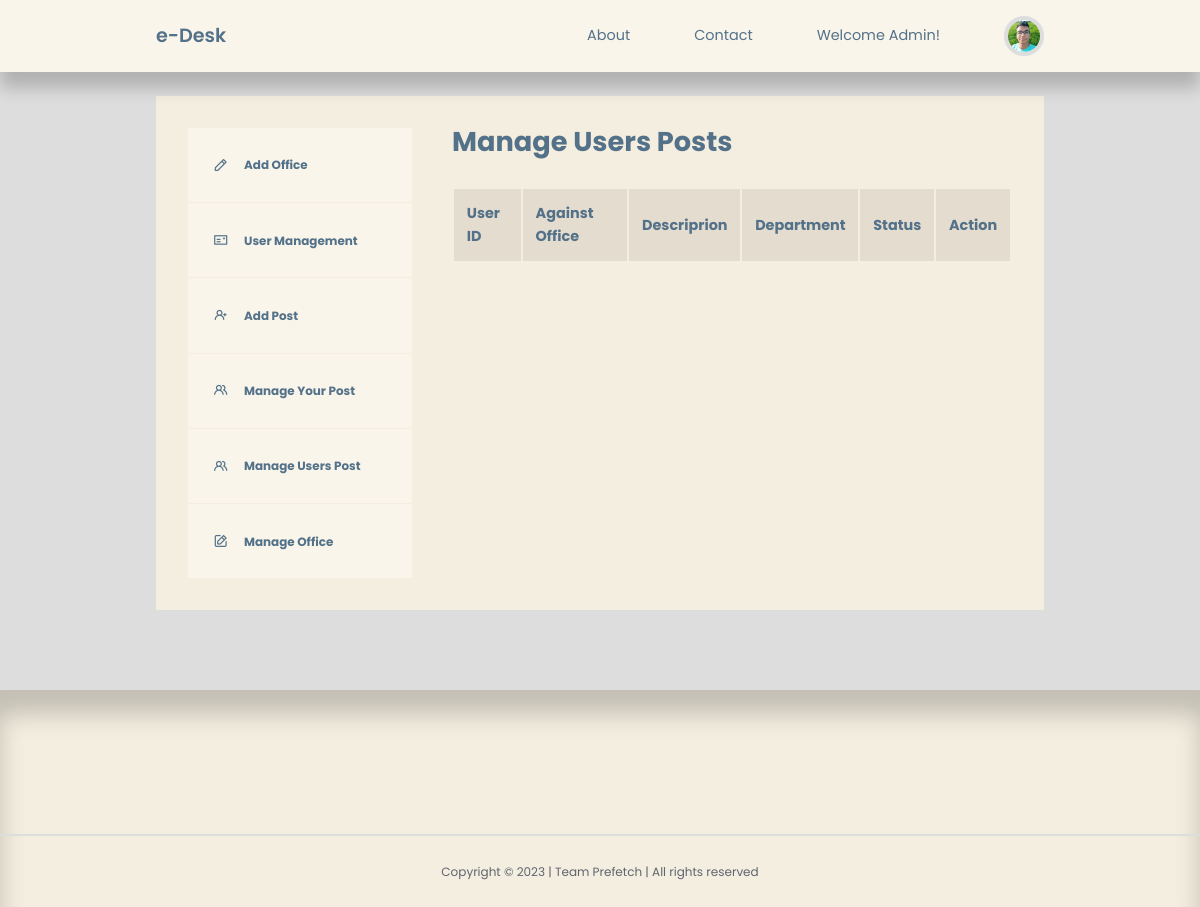
Page /admin/admin-manage-users-post.php on the earlier database version.
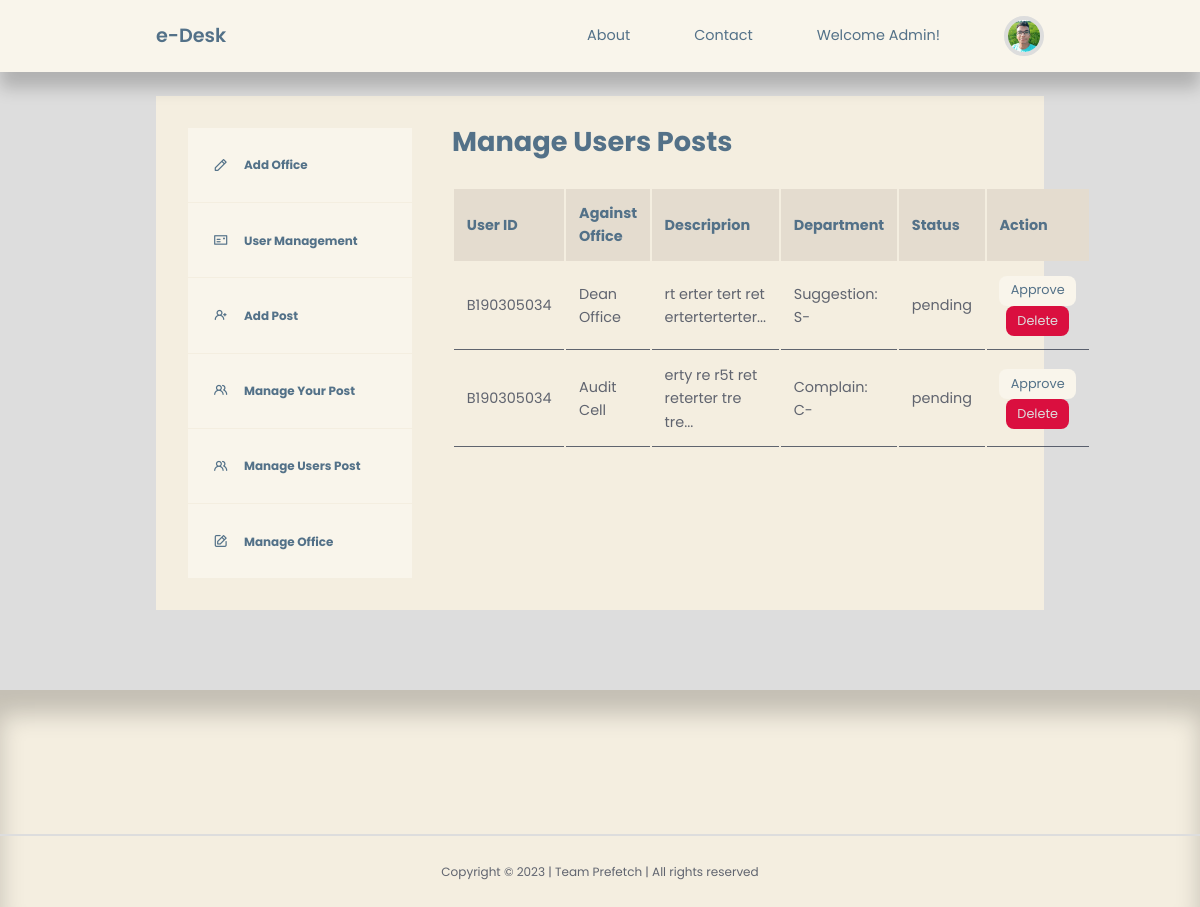
Same page on the later database version.
### tables this page shows
CREATE TABLE `post` (
  `id` int(20) NOT NULL,
  `title` varchar(255) NOT NULL,
  `body` mediumtext NOT NULL,
  `picture` varchar(255) NOT NULL,
  `office_id` int(20) NOT NULL,
  `author_id` int(20) NOT NULL,
  `user_id` int(20) NOT NULL,
  `type` varchar(255) NOT NULL,
  `date_time` timestamp NOT NULL DEFAULT current_timestamp(),
  `status` varchar(255) NOT NULL,
  `comment` varchar(255) NOT NULL
);

CREATE TABLE `adminaddoffice` (
  `id` int(20) NOT NULL,
  `title` varchar(255) NOT NULL,
  `description` varchar(255) NOT NULL
);

### admin/admin-manage-users-post.php (the view, shortened to what this page needs)
<?php
include 'partials/header.php';
$query = "SELECT id, title, office_id, body, status, type FROM post WHERE user_id!=0 and status='pending' ORDER BY id DESC";
$posts = mysqli_query($connection, $query);
?>
<section class="dashboard">
    <div class="container dashboard__container">
        <aside>
            <ul>
                <li>
                    <a href="admin-add-office.php"><i class="uil uil-pen"></i>
                        <h5>Add Office</h5>
                    </a>
                </li>
                <li>
                    <a href="admin-user-management.php"><i class="uil uil-postcard"></i>
                        <h5>User Management</h5>
                    </a>
                </li>
                <li>
                    <a href="admin-add-post.php"><i class="uil uil-user-plus"></i>
                        <h5>Add Post</h5>
                    </a>
                </li>
                <li>
                    <a href="admin-manage-post.php"><i class="uil uil-users-alt"></i>
                        <h5>Manage Your Post</h5>
                    </a>
                </li>
                <li>
                    <a href="admin-manage-users-post.php"><i class="uil uil-users-alt"></i>
                        <h5>Manage Users Post</h5>
                    </a>
                </li>
                <li>
                    <a href="admin-manage-office.php"><i class="uil uil-edit"></i>
                        <h5>Manage Office</h5>
                    </a>
                </li>
            </ul>
        </aside>
        <main>
            <h2>Manage Users Posts</h2>
            <table id="table">
                <thead>
                    <tr>
                        <th>User ID</th>
                        <th>Against Office</th>
                        <th>Descriprion</th>
                        <th>Department</th>
                        <th>Status</th>
                        <th>Action</th>
                    </tr>
                </thead>
                <tbody>
                    <?php while ($post = mysqli_fetch_assoc($posts)) : ?>
                        <?php
                        $category_id = $post['office_id'];
                        $category_query = "SELECT title FROM adminaddoffice WHERE id=$category_id";
                        $category_result = mysqli_query($connection, $category_query);
                        $category = mysqli_fetch_assoc($category_result);
                        ?>
                        <tr>
                            <td>
                                <?= $post['title'] ?>
                            </td>
                            <td>
                                <?= $category['title'] ?>
                            </td>
                            <td>
                                <?= substr($post['body'], 0, 150) ?>...
                            </td>
                            <td>
                                <?= $post['type'] ?>
                            </td>
                            <td>
                                <?= $post['status'] ?>
                            </td>
                            <td align="center"><a href="<?= ROOT_URL ?>admin/admin-manage-users-post-active.php?id=<?= $post['id'] ?>" class="btn sm">Approve</a> <a href="<?= ROOT_URL ?>admin/delete-post.php?id=<?= $post['id'] ?>" class="btn sm danger">Delete</a></td>
                        </tr>
                    <?php endwhile ?>
                </tbody>
            </table>
        </main>
    </div>
</section>
<?php
include '../partials/footer.php';
?>

Differences in the rows shown:
added post: title "B190305034", adminaddoffice.title "Dean Office", body "rt erter tert ret erterterterter", type "Suggestion: S-", status "pending"
added post: title "B190305034", adminaddoffice.title "Audit Cell", body "erty re r5t ret reterter tre tre", type "Complain: C-", status "pending"
